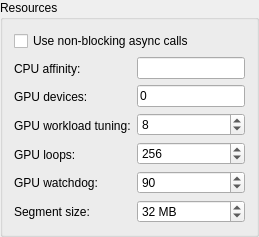
               <widget class="QGroupBox" name="groupBox_oclhcplus_resources">
                <property name="title">
                 <string>Resources</string>
                </property>
                <layout class="QGridLayout" name="gridLayout_12">
                 <item row="1" column="0">
                  <layout class="QHBoxLayout" name="horizontalLayout_31">
                   <item>
                    <layout class="QVBoxLayout" name="verticalLayout_26">
                     <item>
                      <widget class="QLabel" name="label_oclhcplus_cpu_affinity">
                       <property name="text">
                        <string>CPU affinity:</string>
                       </property>
                      </widget>
                     </item>
                     <item>
                      <widget class="QLabel" name="label_oclhcplus_devices">
                       <property name="text">
                        <string>GPU devices:</string>
                       </property>
                      </widget>
                     </item>
                     <item>
                      <widget class="QLabel" name="label_oclhcplus_accel">
                       <property name="text">
                        <string>GPU workload tuning:</string>
                       </property>
                      </widget>
                     </item>
                     <item>
                      <widget class="QLabel" name="label_oclhcplus_loops">
                       <property name="text">
                        <string>GPU loops:</string>
                       </property>
                      </widget>
                     </item>
                     <item>
                      <widget class="QLabel" name="label_oclhcplus_watchdog">
                       <property name="text">
                        <string>GPU watchdog:</string>
                       </property>
                      </widget>
                     </item>
                     <item>
                      <widget class="QLabel" name="label_oclhcplus_segment">
                       <property name="text">
                        <string>Segment size:</string>
                       </property>
                      </widget>
                     </item>
                    </layout>
                   </item>
                   <item>
                    <layout class="QVBoxLayout" name="verticalLayout_27">
                     <item>
                      <widget class="QLineEdit" name="lineEdit_oclhcplus_cpu_affinity">
                       <property name="toolTip">
                        <string>locks to CPU devices, seperate with comma</string>
                       </property>
                      </widget>
                     </item>
                     <item>
                      <widget class="QLineEdit" name="lineEdit_oclhcplus_devices">
                       <property name="toolTip">
                        <string>devices to use, seperate with comma</string>
                       </property>
                       <property name="text">
                        <string>0</string>
                       </property>
                      </widget>
                     </item>
                     <item>
                      <widget class="QSpinBox" name="spinBox_oclhcplus_accel">
                       <property name="toolTip">
                        <string>workload tuning: 1, 8, 40, 80, 160</string>
                       </property>
                       <property name="maximum">
                        <number>999999999</number>
                       </property>
                       <property name="value">
                        <number>8</number>
                       </property>
                      </widget>
                     </item>
                     <item>
                      <widget class="QSpinBox" name="spinBox_oclhcplus_loops">
                       <property name="maximum">
                        <number>999999999</number>
                       </property>
                       <property name="value">
                        <number>256</number>
                       </property>
                      </widget>
                     </item>
                     <item>
                      <widget class="QSpinBox" name="spinBox_oclhcplus_watchdog">
                       <property name="toolTip">
                        <string>automatically abort session at NUM celsius</string>
                       </property>
                       <property name="maximum">
                        <number>999999999</number>
                       </property>
                       <property name="value">
                        <number>90</number>
                       </property>
                      </widget>
                     </item>
                     <item>
                      <widget class="QSpinBox" name="spinBox_oclhcplus_segment">
                       <property name="sizePolicy">
                        <sizepolicy hsizetype="Preferred" vsizetype="Fixed">
                         <horstretch>0</horstretch>
                         <verstretch>0</verstretch>
                        </sizepolicy>
                       </property>
                       <property name="suffix">
                        <string> MB</string>
                       </property>
                       <property name="minimum">
                        <number>1</number>
                       </property>
                       <property name="maximum">
                        <number>1024</number>
                       </property>
                       <property name="value">
                        <number>32</number>
                       </property>
                      </widget>
                     </item>
                    </layout>
                   </item>
                  </layout>
                 </item>
                 <item row="0" column="0">
                  <widget class="QCheckBox" name="checkBox_oclhcplus_async">
                   <property name="text">
                    <string>Use non-blocking async calls</string>
                   </property>
                  </widget>
                 </item>
                </layout>
               </widget>
